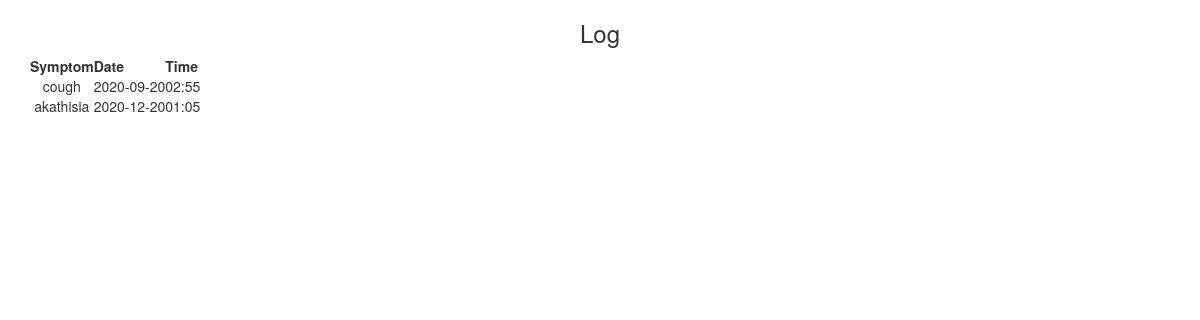
/log (signed in), run on an earlier commit of the app's database.
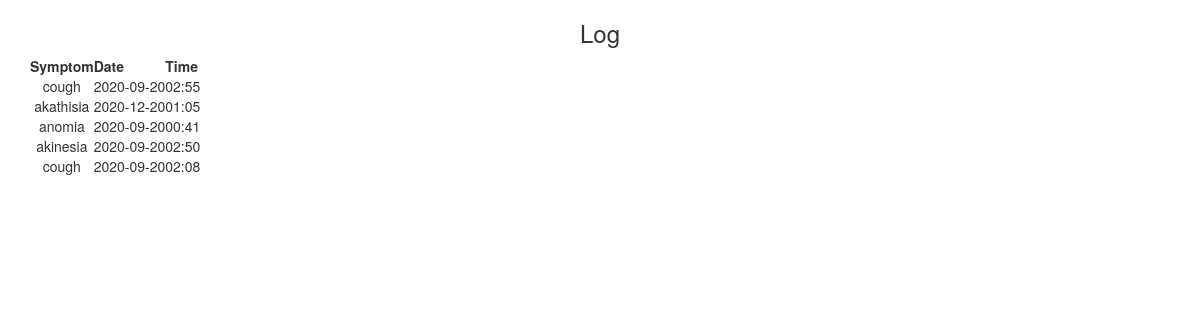
And on a later commit of the database.
### tables this page shows
CREATE TABLE symptom_table (username message_text, symptom message_text, date date,time time);

### app.py (the view)
@app.route('/log')
def log():
    if not session.get('logged_in'):
        return redirect('/error')
    username = session['username']
    symptoms = get_symptoms(username)
    return render_template('log.html', symptoms=symptoms)

### src/auth.py (called while the page is built)
def get_symptoms(username):
    return find_symptoms(username)

### src/db.py (called while the page is built)
def find_symptoms(username):
    conn = sqlite3.connect(db)
    c = conn.cursor()
    symptoms = c.execute('''SELECT * FROM symptom_table WHERE username=?;''',
                         (username,)).fetchall()
    conn.commit()
    conn.close()
    return symptoms

### templates/log.html
{% extends 'base.html' %}
{% block content %}
<div class="container text-center">
    <h3>Log</h3>
    <table>
        <tr>
            <th>Symptom</th>
            <th>Date</th>
            <th>Time</th>
        </tr>
        {% for symptom_data in symptoms %}
            <tr>
                <td>{{ symptom_data[1] }}</td>
                <td>{{ symptom_data[2] }}</td>
                <td>{{ symptom_data[3] }}</td>
            </tr>
        {% endfor %}
    </table>
</div>
{% endblock %}

### templates/base.html (shortened to what this page needs)
{% extends 'bootstrap/base.html' %}

What changed in the data, as far as the page shows it:
added symptom_table: symptom "anomia", date "2020-09-20", time "00:41"
added symptom_table: symptom "akinesia", date "2020-09-20", time "02:50"
added symptom_table: symptom "cough", date "2020-09-20", time "02:08"
